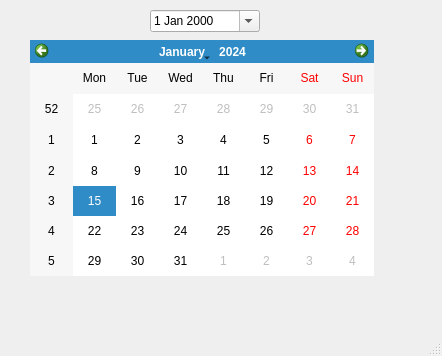
<?xml version="1.0" encoding="UTF-8"?>
<ui version="4.0">
 <class>MainWindow</class>
 <widget class="QMainWindow" name="MainWindow">
  <property name="geometry">
   <rect>
    <x>0</x>
    <y>0</y>
    <width>442</width>
    <height>356</height>
   </rect>
  </property>
  <property name="windowTitle">
   <string>MainWindow</string>
  </property>
  <widget class="QWidget" name="centralwidget">
   <widget class="QCalendarWidget" name="calendarWidget">
    <property name="geometry">
     <rect>
      <x>30</x>
      <y>40</y>
      <width>344</width>
      <height>236</height>
     </rect>
    </property>
    <property name="dateEditEnabled">
     <bool>true</bool>
    </property>
   </widget>
   <widget class="QDateEdit" name="dateEdit">
    <property name="geometry">
     <rect>
      <x>150</x>
      <y>10</y>
      <width>110</width>
      <height>22</height>
     </rect>
    </property>
    <property name="wrapping">
     <bool>false</bool>
    </property>
    <property name="frame">
     <bool>true</bool>
    </property>
    <property name="calendarPopup">
     <bool>true</bool>
    </property>
    <property name="timeSpec">
     <enum>Qt::LocalTime</enum>
    </property>
   </widget>
  </widget>
  <widget class="QMenuBar" name="menubar">
   <property name="geometry">
    <rect>
     <x>0</x>
     <y>0</y>
     <width>442</width>
     <height>26</height>
    </rect>
   </property>
  </widget>
  <widget class="QStatusBar" name="statusbar"/>
 </widget>
 <resources/>
 <connections/>
</ui>
